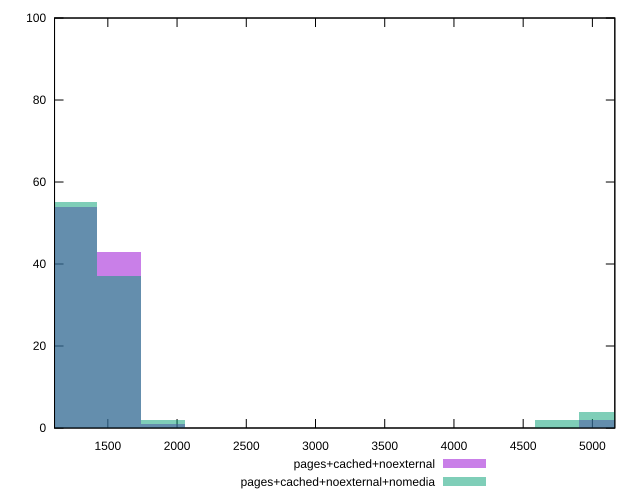

Here is the gnuplot script that generated this plot:
reset

$pagesCachedNoexternal <<EOF
1581.403720098529 43
1265.1229760788233 54
5060.491904315293 2
1897.684464118235 1
EOF

$pagesCachedNoexternalNomedia <<EOF
1897.684464118235 2
1581.403720098529 37
1265.1229760788233 55
5060.491904315293 4
4744.211160295587 2
EOF

set key outside below
set boxwidth 316.2807440197058
set xrange [1115:5162]
set yrange [0:100]
set trange [0:100]
set style fill transparent solid 0.5 noborder
set terminal svg size 640, 500 enhanced background rgb 'white'
set output "reprap/render-blocking-resources/comparison/histogram/2_vs_3.svg"

plot $pagesCachedNoexternal title "pages+cached+noexternal" with boxes, \
     $pagesCachedNoexternalNomedia title "pages+cached+noexternal+nomedia" with boxes

reset
